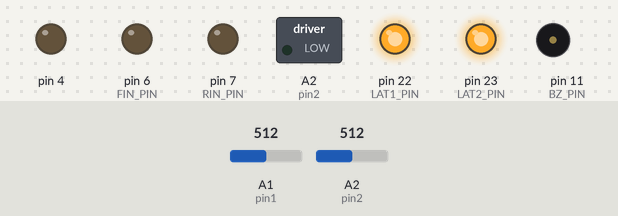
Simulated run of this sketch. Board: Arduino Leonardo, built with avr-gcc and run on an emulated ATmega32U4. Shown: switched loads named in the sketch (green lamp = pin HIGH), output pins drawn as LEDs (lit = HIGH), buzzer (waves = sounding). The test bench sets the inputs (shaded band); at power-on: A1 (pin1) = 512, A2 (pin2) = 512.

Above: at 1.2 s.
1.3 s: A1 (pin1) set to 695
2.8 s: A1 (pin1) set to 728
At 3.4 s:
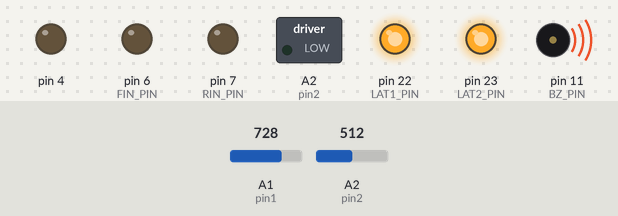
4.3 s: A1 (pin1) set to 511
At 5.5 s:
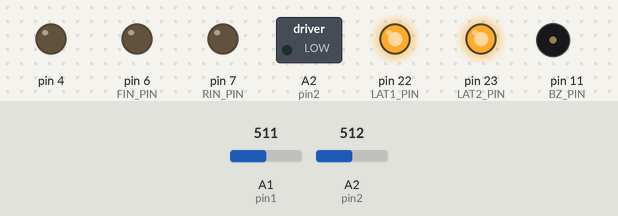
5.8 s: A1 (pin1) set to 322
7.3 s: A1 (pin1) set to 299
At 7.8 s:
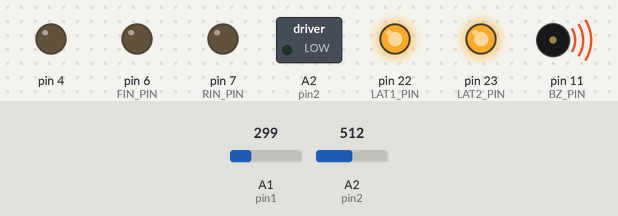
Timing chart, 0 to 9.8 s (numbered marks = the images above; inputs shaded):
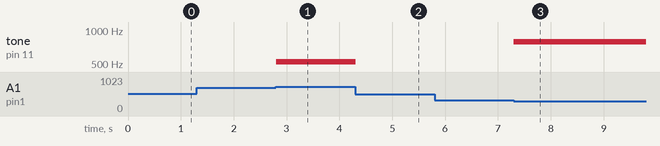

The sketch:

kadai3.ino
```cpp
#define USE_TIMER3
#include "mono_con.h"

const int bz[8] = { 523, 587, 659, 698, 784, 880, 988, 1047 };
int x, y;

int getdir(int xx, int yy) {
	int dx = xx - 511, dy = yy - 511;
	if (abs(dx) < 200 && abs(dy) < 200) return -1;
	int dir = (int)((atan2((double)dx, (double)dy) + 2 * PI + PI / 8) / (PI / 4));
	return dir % 8;
}

ISR(TIMER3_COMPA_vect) {
	static word in = 0;
	if (in++ > 5) {
		in = 0;

		x = analogRead(pin2);
		y = analogRead(pin1);
	}
}

void setup() {
	config_init();
	serial_init();

	x = analogRead(pin2);
	y = analogRead(pin1);
}

void loop() {
	static int prei = -2;
	int i = getdir(x, y);
	if (i != prei) {
		prei = i;
		if (i == -1) {
			noTone(BZ_PIN);
		} else {
			tone(BZ_PIN, bz[i]);
		}
	}
}
```

mono_con.h
```cpp
//===================================================================================================================
//
//  高校生ものづくりコンテスト2026岡山県大会用 ArduinoShield
//
//    出力回路: 百エディケーション製
//    https://hyakuedu.wordpress.com/
//
//    CPU Board: Arduino MEGA 2560 R3
//                                     2026/04/15 OKAKO
//
//===================================================================================================================

#ifndef _MONO_CON_2026_H
#define _MONO_CON_2026_H

//--- Arduino ATmega2560 Input
#define pin1	A1
#define pin2	A2
#define pin3	17  // D1
#define pin4	18  // D2
#define pin5	19  // D3
#define pin6	40  // M1
#define pin7	42  // M2
#define pin8	20  // D4: GND

//--- OKAKO_Shield_CN2
#define BOARD_SW_PIN 26
#define BZ_PIN   11
#define FIN_PIN  6
#define RIN_PIN  7
#define LAT2_PIN 23
#define LAT1_PIN 22
#define SCK_PIN  24
#define SDI_PIN  25

//--- led_stepmotor::spm() の引数用
#define CW		0xFF
#define CCW		0xFE
#define STOP	0xFD

//===================================================================================================================
//  ステッピングモータの励磁パターンを返す関数
//===================================================================================================================
int stepm_init(int n) {
	static const uint8_t tbl[5] = {
		0x9,  // A
		0xc,  // B
		0x6,  // nA
		0x3,  // nB
		0x00  // Stop
	};
	return (n >= 0 && n < 5) ? tbl[n] : 0;
}

//===================================================================================================================
//  フルカラーLEDとステッピングモータの動作制御クラス
//===================================================================================================================
class led_stepmotor {
private:
	uint8_t b8 = 0;
	uint8_t cur_phase = 0;

public:
	// フルカラーLED: 3bit GBR
	led_stepmotor& led(uint8_t gbr) {
		b8 = (b8 & 0x0F) | ((gbr & 0x07) << 4);
		return *this;
	}

	// ステッピングモータ: 励磁フェーズ
	led_stepmotor& spm(uint8_t phase) {
		uint8_t p;
		if (phase == CW) {
			cur_phase = (cur_phase + 3) & 0x03;
			p = cur_phase;
		} else if (phase == CCW) {
			cur_phase = (cur_phase + 1) & 0x03;
			p = cur_phase;
		} else if (phase < 4) {
			cur_phase = phase;
			p = phase;
		} else {
			p = 4;
		}
		b8 = (b8 & 0xF0) | (stepm_init(p) & 0x0F);
		return *this;
	}

	// 更新
	void flush() const {
		digitalWrite(LAT2_PIN, LOW);
		shiftOut(SDI_PIN, SCK_PIN, MSBFIRST, b8);
		digitalWrite(LAT2_PIN, HIGH);
	}
};
led_stepmotor lm;

//===================================================================================================================
//  レジスタ初期設定
//===================================================================================================================
void config_init(void) {
	// 入力
	pinMode(pin1, INPUT);
	pinMode(pin2, INPUT);
	pinMode(pin3, INPUT);
	pinMode(pin4, INPUT);
	pinMode(pin5, INPUT);
	pinMode(pin6, INPUT);
	pinMode(pin7, INPUT);

	// D4=GND
	pinMode(pin8, OUTPUT);
	digitalWrite(pin8, LOW);

	// シールド側
	pinMode(BOARD_SW_PIN, INPUT);
	pinMode(BZ_PIN, OUTPUT);
	pinMode(RIN_PIN, OUTPUT);
	pinMode(FIN_PIN, OUTPUT);
	pinMode(LAT1_PIN, OUTPUT);
	pinMode(LAT2_PIN, OUTPUT);
	pinMode(SCK_PIN, OUTPUT);
	pinMode(SDI_PIN, OUTPUT);

	// 初期状態
	digitalWrite(LAT1_PIN, HIGH);
	digitalWrite(LAT2_PIN, HIGH);
	digitalWrite(SCK_PIN, LOW);
	digitalWrite(SDI_PIN, LOW);

	// Timer4: PWM 31.37kHz
	TCCR4B = (TCCR4B & 0b11111000) | 0x01;

#if defined(USE_TIMER3)
	// Timer3: 1ms割り込み
	TCCR3A = 0;
	TCCR3B = 0x0b;    // CTC, pre=64
	OCR3A = 249;      // 1kHz
	TIMSK3 = 0x02;    // OCIE3A
#endif
}

//===================================================================================================================
//  シリアルデバイスの初期設定関数
//===================================================================================================================
void serial_init(void) {
	// U1, U2
	digitalWrite(LAT1_PIN, LOW);
	shiftOut(SDI_PIN, SCK_PIN, MSBFIRST, 0x00);
	shiftOut(SDI_PIN, SCK_PIN, MSBFIRST, 0x00);
	digitalWrite(LAT1_PIN, HIGH);

	// U3
	digitalWrite(LAT2_PIN, LOW);
	shiftOut(SDI_PIN, SCK_PIN, MSBFIRST, 0x00);
	digitalWrite(LAT2_PIN, HIGH);
}

//===================================================================================================================
//  2桁7セグメントLEDの表示関数
//===================================================================================================================
void disp(char leftPat, char rightPat) {
	digitalWrite(LAT1_PIN, LOW);
	shiftOut(SDI_PIN, SCK_PIN, MSBFIRST, leftPat);
	shiftOut(SDI_PIN, SCK_PIN, MSBFIRST, rightPat);
	digitalWrite(LAT1_PIN, HIGH);
}

//===================================================================================================================
//  7セグメントLED 表示データ (0-9, blank)
//===================================================================================================================
const uint8_t num[17] = {
	0x3f, 0x06, 0x5b, 0x4f, 0x66,  // 0,1,2,3,4
	0x6d, 0x7d, 0x27, 0x7f, 0x6f,  // 5,6,7,8,9
	0x77, 0x7c, 0x58, 0x5e, 0x79, 0x71,
	0x00                           // blank
};

#endif
```

Measured:
- the behaviour switches between 710 and 711 on A1 (pin1) (found by bisection; images 0 and 1)
- the behaviour switches between 312 and 311 on A1 (pin1) (found by bisection; images 2 and 3)
- after the input at 1.3 s, every drawn part: stays the same
- after the input at 2.8 s, tone on pin 11 (BZ_PIN): silent → 523 Hz at once
- after the input at 4.3 s, tone on pin 11 (BZ_PIN): 523 Hz → silent at once
- after the input at 5.8 s, every drawn part: stays the same
- after the input at 7.3 s, tone on pin 11 (BZ_PIN): silent → 784 Hz at once
